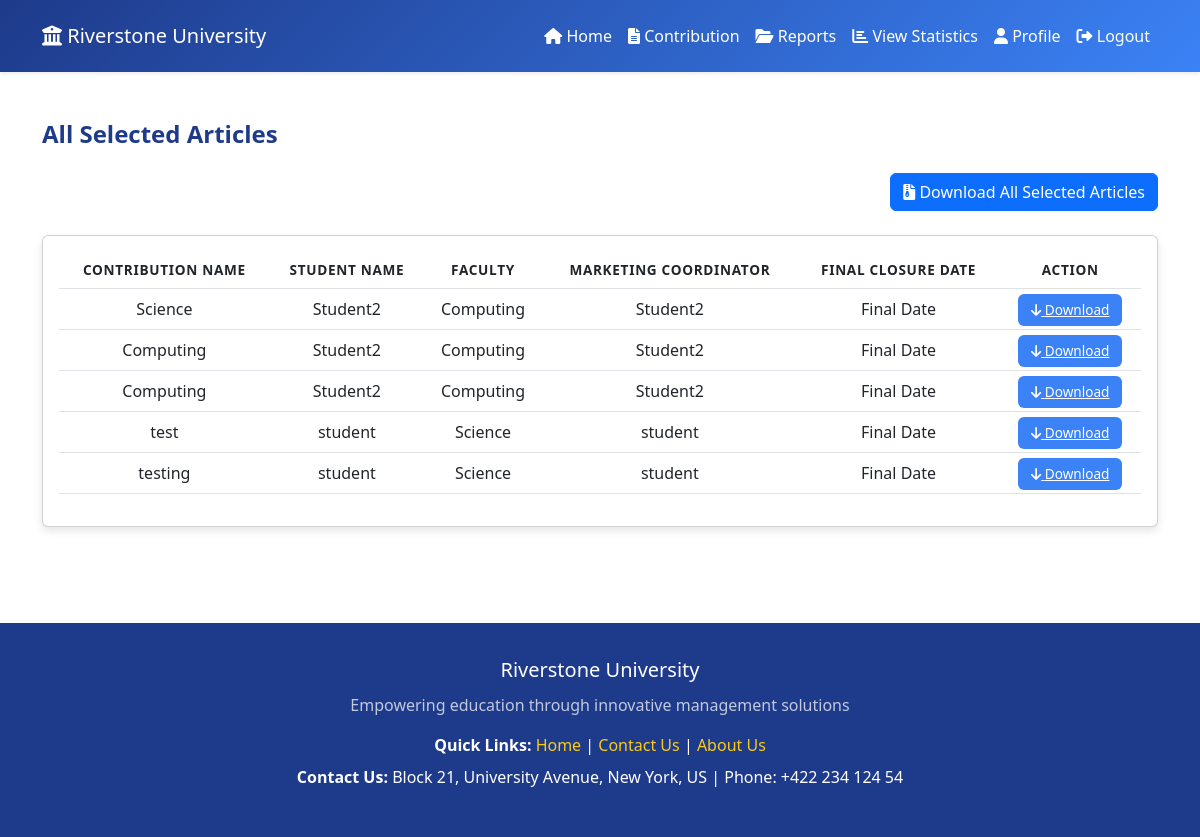
Screenshot of /src/Manager/design/All_Contribution.php (signed in) with the database file from the repository.
### tables this page shows
CREATE TABLE `articles` (
  `article_id` int(11) NOT NULL,
  `user_id` int(11) NOT NULL,
  `title` varchar(255) NOT NULL,
  `status` varchar(30) DEFAULT NULL,
  `created_at` timestamp NOT NULL DEFAULT current_timestamp(),
  `updated_at` timestamp NOT NULL DEFAULT current_timestamp() ON UPDATE current_timestamp()
);

CREATE TABLE `users` (
  `id` int(11) NOT NULL,
  `name` varchar(50) NOT NULL,
  `email` varchar(50) NOT NULL,
  `address` varchar(50) DEFAULT NULL,
  `phone` varchar(50) DEFAULT NULL,
  `password` varchar(255) NOT NULL,
  `faculty_id` int(11) DEFAULT NULL,
  `created_at` timestamp NOT NULL DEFAULT current_timestamp()
);

CREATE TABLE `faculties` (
  `id` int(11) NOT NULL,
  `faculty_name` varchar(30) NOT NULL,
  `created_at` timestamp NOT NULL DEFAULT current_timestamp()
);

### _classes/Libs/Database/MySQL.php (called while the page is built, shortened)
<?php
class MySQL{
    private $dbhost;
    private $dbuser;
    private $dbpass;
    private $dbname;
    public function __construct(
        $dbhost="localhost",
        $dbuser="root",
        $dbpass="",
        $dbname="ewsd")
    {
        $this->dbhost=$dbhost;
        $this->dbuser=$dbuser;
        $this->dbpass=$dbpass;
        $this->dbname=$dbname;
    }
    public function connect(){
        try{
            $this->db=new PDO("mysql:dbhost=$this->dbhost;
            dbname=$this->dbname",
            $this->dbuser,
            $this->dbpass,
            [
                PDO::ATTR_ERRMODE => PDO::ERRMODE_EXCEPTION,
                PDO::ATTR_DEFAULT_FETCH_MODE => PDO::FETCH_OBJ,
            ]
            );
            return $this->db;
        }catch(PDOException $e){
            echo $e->getMessage();
            exit();
        }
    }
}

### _classes/Libs/Database/UsersTable.php (called while the page is built, shortened)
<?php
class UsersTable{
    private $db;
    public function __construct(MySQL $mysql)
    {
        $this->db = $mysql->connect();
    }
    public function selectFinalClosureDate(){
        try{
            $statement = $this->db->prepare("
            SELECT final_closure_date FROM settings ORDER BY created_at DESC LIMIT 1
            ");
            $statement->execute();
            return $statement->fetchColumn();
        }catch(PDOException $e) {
            echo $e->getMessage();
            exit();
        }
    }
}

### _classes/Libs/Database/ArticleTable.php (called while the page is built, shortened)
<?php
class ArticleTable
{
    private $db;
    public function __construct(MySQL $mysql)
    {
        $this->db = $mysql->connect();
    }
    public function getSelectedArticles()
    {
        try {
            $statement = $this->db->prepare("
                SELECT a.article_id,a.title,a.status,a.created_at,d.docfile,i.imagefile,u.name,f.faculty_name
                FROM articles a
                LEFT JOIN doc_attachment d ON a.article_id = d.article_id
                LEFT JOIN img_attachment i ON a.article_id = i.article_id
                LEFT JOIN users u ON a.user_id = u.id
                LEFT JOIN faculties f on u.faculty_id = f.id
                WHERE a.status = 'selected'
                ORDER BY a.created_at DESC
            ");
            $statement->execute();
            return $statement->fetchAll(PDO::FETCH_ASSOC);
        } catch (PDOException $e) {
            echo "Error:" . $e->getMessage();
            exit();
        }
    }
}

### src/Manager/design/All_Contribution.php (the view, shortened to what this page needs)
<?php
$table = new UsersTable(new MySQL);
$articleTable = new ArticleTable(new MySQL);
$finalclosuredate = $table->selectFinalClosureDate();
$selectedArticles = $articleTable->getSelectedArticles();
?>
<!DOCTYPE html>
<html lang="en">
<head>
    <link href="https://cdn.jsdelivr.net/npm/bootstrap@5.3.0/dist/css/bootstrap.min.css" rel="stylesheet">
    <link rel="stylesheet" href="https://cdnjs.cloudflare.com/ajax/libs/font-awesome/6.0.0/css/all.min.css">
</head>
<body>
    <?php include "headermm.php"; ?>
    <main class="container py-5">
        <h2 class="section-title mb-4">All Selected Articles</h2>
        <?php if (!empty($selectedArticles) && strtotime(date('Y-m-d')) >= strtotime($finalclosuredate)): ?>
        <div class="mb-4 text-end">
            <a href="?download_all=1" class="btn btn-primary">
                <i class="fas fa-file-archive"></i> Download All Selected Articles
            </a>
        </div>
    <?php endif; ?>
        <div class="card p-3">
            <div class="table-responsive">
                <table class="table table-hover align-middle">
                    <thead class="text-center">
                        <tr>
                            <th>Contribution Name</th>
                            <th>Student Name</th>
                            <th>Faculty</th>
                            <th>Marketing Coordinator</th>
                            <th>Final Closure Date</th>
                            <th>Action</th>
                        </tr>
                    </thead>
                    <tbody>
                        <?php if (!empty($selectedArticles)): ?>
                            <?php foreach ($selectedArticles as $selectedArticle) : ?>
                                <tr class="text-center">
                                    <td><?=  $selectedArticle['title'] ?></td>
                                    <td><?= $selectedArticle['name'] ?></td>
                                    <td><?= $selectedArticle['faculty_name'] ?></td>
                                    <td><?= $selectedArticle['name'] ?></td>
                                    <td>Final Date</td>
                                    <td>
                                    <?php if (strtotime(date('Y-m-d')) < strtotime($finalclosuredate)): ?>
                                            <h1><?= $finalclosuredate ?></h1>
                                        <?php else : ?>
                                        <a href="?download_single=<?= $selectedArticle['article_id'] ?>" class="btn-download">
                                            <i class="fas fa-arrow-down"></i> Download
                                        </a>
                                        <?php endif ?>
                                    </td>
                                </tr>
                            <?php endforeach ?>
                        <?php else : ?>
                            <h1>No selected Articles</h1>
                        <?php endif ?>
                    </tbody>
                </table>
            </div>
        </div>
    </main>
    <?php include "footer.php"; ?>
</body>
</html>

### src/Manager/design/All_Contribution.php (style rules this page uses)
:root { --primary-dark: #1e3a8a; --primary-light: #3b82f6; --accent: #facc15; --light-bg: #f8fafc; --card-bg: #ffffff; --text-muted: #64748b; }
body { background-color: var(--light-bg); font-family: 'Segoe UI', Tahoma, Geneva, Verdana, sans-serif; }
a { text-decoration: none; }
.container { max-width: 1200px; }
.section-title { color: var(--primary-dark); font-size: 1.5rem; font-weight: 600; }
.card { background: var(--card-bg); border: none; border-radius: 12px; box-shadow: 0 4px 8px rgba(0, 0, 0, 0.1); overflow: hidden; }
.table thead { background: var(--primary-dark); color: white; }
.table th { font-size: 0.85rem; font-weight: 600; text-transform: uppercase; letter-spacing: 0.05em; }
.table tbody tr { transition: background-color 0.2s ease-in-out; }
.btn-download { background: var(--primary-light); border: none; color: #ffffff; font-size: 0.85rem; padding: 0.4rem 0.8rem; border-radius: 6px; transition: background-color 0.2s ease; }

### src/Manager/design/headermm.php (style rules this page uses)
:root { --primary-dark: #1e3a8a; --primary-light: #3b82f6; --accent: #facc15; --light-bg: #f8fafc; }

### src/Manager/design/footer.php (style rules this page uses)
:root { --primary-dark: #1e3a8a; --primary-light: #3b82f6; --secondary: #64748b; --accent: #facc15; --light-bg: #f8fafc; --card-bg: #ffffff; }

### rows the page displays
articles: title "Science", user.name "Student2", faculties.faculty_name "Computing"
articles: title "Computing", user.name "Student2", faculties.faculty_name "Computing"
articles: title "Computing", user.name "Student2", faculties.faculty_name "Computing"
articles: title "test", user.name "student", faculties.faculty_name "Science"
articles: title "testing", user.name "student", faculties.faculty_name "Science"
